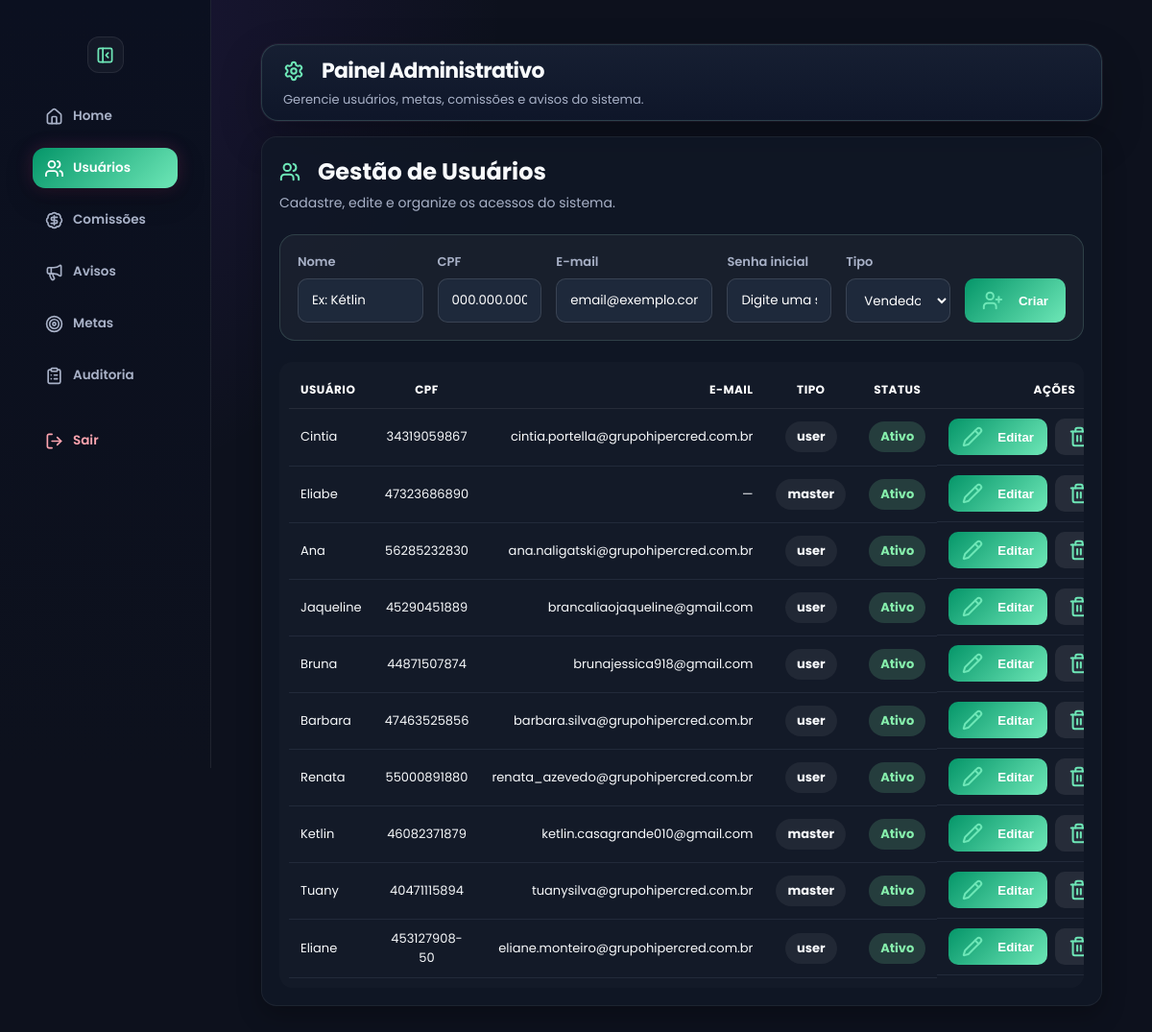
The app's page /admin (signed in) with its own data.
### tables this page shows
CREATE TABLE usuarios (
    id INTEGER PRIMARY KEY AUTOINCREMENT,
    usuario TEXT UNIQUE,
    senha TEXT,
    tipo TEXT
, tema TEXT DEFAULT 'rose', cpf TEXT, email TEXT, ativo INTEGER DEFAULT 1, ultimo_login TEXT);

### app.py (the view, shortened to what this page needs)
@app.route("/admin")
@apenas_admin
def admin():
    conn = conectar()
    cursor = conn.cursor()
    aba = request.args.get("aba", "usuarios")
    pagina = max(1, int(request.args.get("pagina", 1)))
    por_pagina = 50
    offset = (pagina - 1) * por_pagina
    q = request.args.get("q", "").strip()
    banco = request.args.get("banco", "").strip()
    produto = request.args.get("produto", "").strip()
    competencia_filtro = request.args.get("competencia", "").strip()
    usuario_filtro = request.args.get("usuario_id", "").strip()
    ordenar = request.args.get("ordenar", "banco")
    direcao = request.args.get("direcao", "asc")
    campos_validos = {
        "banco": "banco",
        "produto": "produto",
        "comissao": "CAST(REPLACE(comissao, ',', '.') AS REAL)"
    }
    campo = campos_validos.get(ordenar, "banco")
    ordem = "DESC" if direcao == "desc" else "ASC"
    cursor.execute("""
        SELECT *
        FROM usuarios
        ORDER BY id DESC
    """)
    usuarios = cursor.fetchall()
    cursor.execute("""
        SELECT *
        FROM avisos
        ORDER BY id DESC
    """)
    avisos = cursor.fetchall()
    cursor.execute("SELECT * FROM logs ORDER BY id DESC LIMIT 50")
    logs = cursor.fetchall()
    cursor.execute(
    "SELECT COUNT(*) FROM vendas WHERE date(data)=date('now')")
    vendas_hoje = cursor.fetchone()[0]
    cursor.execute("SELECT COUNT(*) FROM usuarios")
    total_usuarios = cursor.fetchone()[0]
    cursor.execute("""
    SELECT COUNT(*)
    FROM logs
    WHERE acao = 'GEROU TERMO'
    AND date(data_hora)=date('now')
    """)
    termos_hoje = cursor.fetchone()[0]
    cursor.execute("PRAGMA table_info(logs)")
    print(cursor.fetchall())
    base_sql = """
        FROM comissoes
        WHERE 1=1
    """
    parametros = []
    parametros_count = []
    if banco:
        base_sql += " AND banco = ? "
        parametros.append(banco)
        parametros_count.append(banco)
    if produto:
        base_sql += " AND produto = ? "
        parametros.append(produto)
        parametros_count.append(produto)
    cursor.execute(
        "SELECT COUNT(*) " + base_sql,
        parametros_count
    )
    total_comissoes = cursor.fetchone()[0]
    total_paginas = ceil(total_comissoes / por_pagina) if total_comissoes > 0 else 1
    cursor.execute("SELECT * FROM logs ORDER BY id DESC LIMIT 50")
    logs = cursor.fetchall()
    cursor.execute("SELECT COUNT(*) FROM vendas WHERE date(data)=date('now')")
    vendas_hoje = cursor.fetchone()[0]
    cursor.execute("SELECT COUNT(*) FROM usuarios")
    total_usuarios = cursor.fetchone()[0]
    cursor.execute("""
    SELECT COUNT(*)
    FROM logs
    WHERE acao = 'GEROU TERMO'
    """)
    termos_hoje = cursor.fetchone()[0]
    cursor.execute("""
        SELECT DISTINCT banco
        FROM comissoes
        ORDER BY banco
    """)
    lista_bancos = cursor.fetchall()
    cursor.execute("""
        SELECT DISTINCT produto
        FROM comissoes
        ORDER BY produto
    """)
    lista_produtos = cursor.fetchall()
    comissoes = []
    if session.get("tipo") == "master":
        sql = """
            SELECT *
        """ + base_sql + f"""
            ORDER BY {campo} {ordem}
            LIMIT ?
            OFFSET ?
        """
        parametros_lista = parametros + [por_pagina, offset]
        cursor.execute(sql, parametros_lista)
        comissoes = cursor.fetchall()
        print("TOTAL LISTADO:", len(comissoes))
        if comissoes:
            print("PRIMEIRO ID:", comissoes[0]["id"])
            print("ULTIMO ID:", comissoes[-1]["id"])
    cursor.execute("""
        SELECT *
        FROM meta_produto
    """)
    metas = cursor.fetchall()
    sql_metas = """
    SELECT
        meta_usuario_produto.*,
        usuarios.usuario
    FROM meta_usuario_produto
    JOIN usuarios
        ON usuarios.id = meta_usuario_produto.usuario_id
    WHERE 1=1
"""
    params_metas = []
    if competencia_filtro:
        sql_metas += " AND meta_usuario_produto.competencia = ? "
        params_metas.append(competencia_filtro)
    if usuario_filtro:
        sql_metas += " AND meta_usuario_produto.usuario_id = ? "
        params_metas.append(usuario_filtro)
    sql_metas += """
        ORDER BY
            meta_usuario_produto.competencia DESC,
            usuarios.usuario ASC,
            meta_usuario_produto.produto ASC
    """
    cursor.execute(sql_metas, params_metas)
    metas_usuarios = cursor.fetchall()
    conn.close()
    return render_template(
        "admin.html",
        usuarios=usuarios,
        comissoes=comissoes,
        avisos=avisos,
        metas=metas,
        logs=logs,
        vendas_hoje=vendas_hoje,
        termos_hoje=termos_hoje,
        total_usuarios=total_usuarios,
        metas_usuarios=metas_usuarios,
        lista_bancos=lista_bancos,
        lista_produtos=lista_produtos,
        pagina=pagina,
        total_paginas=total_paginas,
        ordenar=ordenar,
        direcao=direcao,
        pagina_ativa=aba,
        competencia_filtro=competencia_filtro,
        usuario_filtro=usuario_filtro,
        tipo=session["tipo"]
    )

### app.py (called while the page is built)
def tema_usuario():
    if "usuario_id" not in session:
        return "rose"
    conn = conectar()
    cursor = conn.cursor()
    cursor.execute("""
        SELECT tema
        FROM usuarios
        WHERE id = ?
    """, (session["usuario_id"],))
    user = cursor.fetchone()
    conn.close()
    return user["tema"] if user and user["tema"] else "rose"

@app.context_processor
def variaveis_globais():
    return {
        "tema": tema_usuario()
    }

def conectar():
    conn = sqlite3.connect("banco.db")
    conn.row_factory = sqlite3.Row
    return conn

def apenas_admin(f):
    @wraps(f)
    def wrapper(*args, **kwargs):
        if "usuario" not in session:
            return redirect("/")
        if session.get("tipo") not in ["adm", "master"]:
            return redirect("/home")
        return f(*args, **kwargs)
    return wrapper

### templates/admin.html (shortened to what this page needs)
<!DOCTYPE html>
<html lang="pt-br" data-theme="{{ tema }}">
<head>
<link rel="stylesheet" href="{{ url_for('static', filename='design.css') }}">
<link rel="stylesheet" href="{{ url_for('static', filename='style.css') }}">
<link rel="stylesheet" href="{{ url_for('static', filename='style.css') }}">
</head>
<body>
<div class="sidebar" id="sidebar">
    <button class="toggle-btn sidebar-toggle" onclick="toggleSidebar()" title="Recolher menu">
        <i data-lucide="panel-left-close"></i>
    </button>
    <a href="/home"
       class="{% if pagina_ativa == 'home' %}active{% endif %}">
        <i data-lucide="home"></i>
        <span class="text">Home</span>
    </a>
    {% if tipo|lower|trim in ["master","adm","admin"] %}
    <a href="/admin?aba=usuarios"
       class="{% if pagina_ativa == 'usuarios' %}active{% endif %}">
        <i data-lucide="users"></i>
        <span class="text">Usuários</span>
    </a>
    {% if tipo|lower|trim == "master" %}
    <a href="/admin?aba=comissoes"
       class="{% if pagina_ativa == 'comissoes' %}active{% endif %}">
        <i data-lucide="badge-dollar-sign"></i>
        <span class="text">Comissões</span>
    </a>
    {% endif %}
    <a href="/admin?aba=avisos"
       class="{% if pagina_ativa == 'avisos' %}active{% endif %}">
        <i data-lucide="megaphone"></i>
        <span class="text">Avisos</span>
    </a>
    <a href="/admin?aba=metas"
       class="{% if pagina_ativa == 'metas' %}active{% endif %}">
        <i data-lucide="target"></i>
        <span class="text">Metas</span>
    </a>
    <a href="/auditoria"
       class="{% if pagina_ativa == 'auditoria' %}active{% endif %}">
        <i data-lucide="clipboard-list"></i>
        <span class="text">Auditoria</span>
    </a>
    {% endif %}
    <a href="/logout">
        <i data-lucide="log-out"></i>
        <span class="text">Sair</span>
    </a>
</div>
<div class="conteudo">
<div class="page">
<div class="topo admin-topo">
    <div>
        <h1>
            <i data-lucide="settings"></i>
            Painel Administrativo
        </h1>
        <span>Gerencie usuários, metas, comissões e avisos do sistema.</span>
    </div>
</div>
<div id="usuarios" class="admin-box">
    <div class="box">
        <div class="admin-section-title">
    <div>
        <h2>
            <i data-lucide="users"></i>
            Gestão de Usuários
        </h2>
        <p>Cadastre, edite e organize os acessos do sistema.</p>
    </div>
</div>
<form method="POST" action="/admin/usuario/criar" class="admin-user-form admin-user-form-completo">
    <div>
        <label>Nome</label>
        <input name="usuario" placeholder="Ex: Kétlin" required>
    </div>
    <div>
        <label>CPF</label>
        <input name="cpf" placeholder="000.000.000-00">
    </div>
    <div>
        <label>E-mail</label>
        <input type="email" name="email" placeholder="email@exemplo.com">
    </div>
    <div>
        <label>Senha inicial</label>
        <input type="password" name="senha" placeholder="Digite uma senha" required>
    </div>
    <div>
        <label>Tipo</label>
        <select name="tipo" required>
        <option value="user">Vendedora</option>
    </select>
    </div>
    <div class="admin-user-action">
        <button class="btn-criar-usuario">
            <i data-lucide="user-plus"></i>
            Criar
        </button>
    </div>
</form>
        <div class="table-wrapper">
            <table>
                <tr>
                    <th>Usuário</th>
                    <th>CPF</th>
                    <th>E-mail</th>
                    <th>Tipo</th>
                    <th>Status</th>
                    <th>Ações</th>
                </tr>
             {% for u in usuarios %}
<tr id="linha-view-{{ u['id'] }}" class="linha-view-user">
    <td>{{ u["usuario"] }}</td>
    <td>{{ u["cpf"] or "—" }}</td>
    <td>{{ u["email"] or "—" }}</td>
    <td>
        <span class="badge-tipo">{{ u["tipo"] }}</span>
    </td>
    <td>
    {% if u["ativo"] == 1 %}
        <span class="badge-ativo">Ativo</span>
    {% else %}
        <span class="badge-inativo">Inativo</span>
    {% endif %}
</td>
<td class="acoes">
    {% if tipo|lower|trim == "master" or u["tipo"] != "master" %}
        <button type="button"
        class="btn-editar-user"
        onclick="abrirModalUsuario(
            '{{ u['id'] }}',
            '{{ u['usuario']|e }}',
            '{{ u['cpf'] or '' }}',
            '{{ u['email'] or '' }}',
            '{{ u['tipo'] }}',
            '{{ u['ativo'] }}'
        )">
    <i data-lucide="pencil"></i>
    Editar
    </button>
        <a class="btn-excluir-user"
           href="/admin/usuario/deletar/{{ u['id'] }}"
           onclick="return confirm('Deseja excluir este usuário?')">
            <i data-lucide="trash-2"></i>
        </a>
    {% else %}
        <span class="badge-tipo">
            Acesso protegido
        </span>
    {% endif %}
</td>
</tr>
{% endfor %}
            </table>
        </div>
    </div>
</div>
</body>
</html>

### records on screen
usuarios: usuario "Cintia", cpf "34319059867", email "cintia.portella@grupohipercred.com.br", tipo "user", ativo "Ativo"
usuarios: usuario "Eliabe", cpf "47323686890", email "—", tipo "master", ativo "Ativo"
usuarios: usuario "Ana", cpf "56285232830", email "ana.naligatski@grupohipercred.com.br", tipo "user", ativo "Ativo"
usuarios: usuario "Jaqueline", cpf "45290451889", email "brancaliaojaqueline@gmail.com", tipo "user", ativo "Ativo"
usuarios: usuario "Bruna", cpf "44871507874", email "brunajessica918@gmail.com", tipo "user", ativo "Ativo"
usuarios: usuario "Barbara", cpf "47463525856", email "barbara.silva@grupohipercred.com.br", tipo "user", ativo "Ativo"
usuarios: usuario "Renata", cpf "55000891880", email "renata_azevedo@grupohipercred.com.br", tipo "user", ativo "Ativo"
usuarios: usuario "Ketlin", cpf "46082371879", email "ketlin.casagrande010@gmail.com", tipo "master", ativo "Ativo"
usuarios: usuario "Tuany", cpf "40471115894", email "tuanysilva@grupohipercred.com.br", tipo "master", ativo "Ativo"
usuarios: usuario "Eliane", cpf "453127908-50", email "eliane.monteiro@grupohipercred.com.br", tipo "user", ativo "Ativo"
